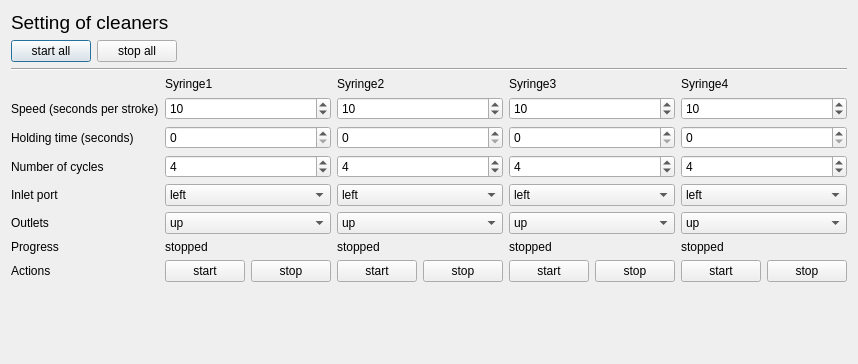
<?xml version="1.0" encoding="UTF-8"?>
<ui version="4.0">
 <class>Dialog</class>
 <widget class="QDialog" name="Dialog">
  <property name="geometry">
   <rect>
    <x>0</x>
    <y>0</y>
    <width>801</width>
    <height>364</height>
   </rect>
  </property>
  <property name="windowTitle">
   <string>Dialog</string>
  </property>
  <layout class="QVBoxLayout" name="verticalLayout">
   <item>
    <widget class="QLabel" name="label">
     <property name="sizePolicy">
      <sizepolicy hsizetype="Preferred" vsizetype="Fixed">
       <horstretch>0</horstretch>
       <verstretch>0</verstretch>
      </sizepolicy>
     </property>
     <property name="font">
      <font>
       <pointsize>14</pointsize>
       <weight>50</weight>
       <bold>false</bold>
      </font>
     </property>
     <property name="text">
      <string>Setting of cleaners</string>
     </property>
    </widget>
   </item>
   <item>
    <layout class="QHBoxLayout" name="horizontalLayout">
     <item>
      <widget class="QPushButton" name="pushButton_start_all">
       <property name="sizePolicy">
        <sizepolicy hsizetype="Fixed" vsizetype="Fixed">
         <horstretch>0</horstretch>
         <verstretch>0</verstretch>
        </sizepolicy>
       </property>
       <property name="text">
        <string>start all</string>
       </property>
      </widget>
     </item>
     <item>
      <widget class="QPushButton" name="pushButton_stop_all">
       <property name="sizePolicy">
        <sizepolicy hsizetype="Fixed" vsizetype="Fixed">
         <horstretch>0</horstretch>
         <verstretch>0</verstretch>
        </sizepolicy>
       </property>
       <property name="text">
        <string>stop all</string>
       </property>
      </widget>
     </item>
     <item>
      <spacer name="horizontalSpacer">
       <property name="orientation">
        <enum>Qt::Horizontal</enum>
       </property>
       <property name="sizeHint" stdset="0">
        <size>
         <width>40</width>
         <height>20</height>
        </size>
       </property>
      </spacer>
     </item>
    </layout>
   </item>
   <item>
    <widget class="Line" name="line">
     <property name="orientation">
      <enum>Qt::Horizontal</enum>
     </property>
    </widget>
   </item>
   <item>
    <layout class="QGridLayout" name="gridLayout">
     <item row="3" column="0">
      <widget class="QLabel" name="label_8">
       <property name="text">
        <string>Number of cycles</string>
       </property>
      </widget>
     </item>
     <item row="7" column="0">
      <widget class="QLabel" name="label_11">
       <property name="text">
        <string>Actions</string>
       </property>
      </widget>
     </item>
     <item row="2" column="0">
      <widget class="QLabel" name="label_7">
       <property name="text">
        <string>Holding time (seconds)</string>
       </property>
      </widget>
     </item>
     <item row="5" column="0">
      <widget class="QLabel" name="label_10">
       <property name="text">
        <string>Outlets</string>
       </property>
      </widget>
     </item>
     <item row="4" column="0">
      <widget class="QLabel" name="label_9">
       <property name="text">
        <string>Inlet port</string>
       </property>
      </widget>
     </item>
     <item row="0" column="1">
      <widget class="QLabel" name="label_3">
       <property name="text">
        <string>Syringe1</string>
       </property>
      </widget>
     </item>
     <item row="0" column="2">
      <widget class="QLabel" name="label_4">
       <property name="text">
        <string>Syringe2</string>
       </property>
      </widget>
     </item>
     <item row="0" column="3">
      <widget class="QLabel" name="label_5">
       <property name="text">
        <string>Syringe3</string>
       </property>
      </widget>
     </item>
     <item row="0" column="4">
      <widget class="QLabel" name="label_2">
       <property name="text">
        <string>Syringe4</string>
       </property>
      </widget>
     </item>
     <item row="1" column="0">
      <widget class="QLabel" name="label_6">
       <property name="text">
        <string>Speed (seconds per stroke)</string>
       </property>
      </widget>
     </item>
     <item row="6" column="0">
      <widget class="QLabel" name="label_12">
       <property name="text">
        <string>Progress</string>
       </property>
      </widget>
     </item>
     <item row="7" column="1">
      <layout class="QHBoxLayout" name="horizontalLayout_2">
       <item>
        <widget class="QPushButton" name="pushButton_start_syringe_1">
         <property name="text">
          <string>start</string>
         </property>
        </widget>
       </item>
       <item>
        <widget class="QPushButton" name="pushButton_stop_syringe_1">
         <property name="text">
          <string>stop</string>
         </property>
        </widget>
       </item>
      </layout>
     </item>
     <item row="7" column="2">
      <layout class="QHBoxLayout" name="horizontalLayout_3">
       <item>
        <widget class="QPushButton" name="pushButton_start_syringe_2">
         <property name="text">
          <string>start</string>
         </property>
        </widget>
       </item>
       <item>
        <widget class="QPushButton" name="pushButton_stop_syringe_2">
         <property name="text">
          <string>stop</string>
         </property>
        </widget>
       </item>
      </layout>
     </item>
     <item row="7" column="3">
      <layout class="QHBoxLayout" name="horizontalLayout_4">
       <item>
        <widget class="QPushButton" name="pushButton_start_syringe_3">
         <property name="text">
          <string>start</string>
         </property>
        </widget>
       </item>
       <item>
        <widget class="QPushButton" name="pushButton_stop_syringe_3">
         <property name="text">
          <string>stop</string>
         </property>
        </widget>
       </item>
      </layout>
     </item>
     <item row="7" column="4">
      <layout class="QHBoxLayout" name="horizontalLayout_5">
       <item>
        <widget class="QPushButton" name="pushButton_start_syringe_4">
         <property name="text">
          <string>start</string>
         </property>
        </widget>
       </item>
       <item>
        <widget class="QPushButton" name="pushButton_stop_syringe_4">
         <property name="text">
          <string>stop</string>
         </property>
        </widget>
       </item>
      </layout>
     </item>
     <item row="1" column="1">
      <widget class="QSpinBox" name="spinBox_speed_syringe_1">
       <property name="minimum">
        <number>5</number>
       </property>
       <property name="maximum">
        <number>10000</number>
       </property>
       <property name="value">
        <number>10</number>
       </property>
      </widget>
     </item>
     <item row="1" column="2">
      <widget class="QSpinBox" name="spinBox_speed_syringe_2">
       <property name="minimum">
        <number>5</number>
       </property>
       <property name="maximum">
        <number>10000</number>
       </property>
       <property name="value">
        <number>10</number>
       </property>
      </widget>
     </item>
     <item row="1" column="3">
      <widget class="QSpinBox" name="spinBox_speed_syringe_3">
       <property name="minimum">
        <number>5</number>
       </property>
       <property name="maximum">
        <number>10000</number>
       </property>
       <property name="value">
        <number>10</number>
       </property>
      </widget>
     </item>
     <item row="1" column="4">
      <widget class="QSpinBox" name="spinBox_speed_syringe_4">
       <property name="minimum">
        <number>5</number>
       </property>
       <property name="maximum">
        <number>10000</number>
       </property>
       <property name="value">
        <number>10</number>
       </property>
      </widget>
     </item>
     <item row="2" column="1">
      <widget class="QSpinBox" name="spinBox_hold_time_syringe_1">
       <property name="maximum">
        <number>10000</number>
       </property>
      </widget>
     </item>
     <item row="2" column="2">
      <widget class="QSpinBox" name="spinBox_hold_time_syringe_2">
       <property name="maximum">
        <number>10000</number>
       </property>
      </widget>
     </item>
     <item row="2" column="3">
      <widget class="QSpinBox" name="spinBox_hold_time_syringe_3">
       <property name="maximum">
        <number>10000</number>
       </property>
      </widget>
     </item>
     <item row="2" column="4">
      <widget class="QSpinBox" name="spinBox_hold_time_syringe_4">
       <property name="maximum">
        <number>10000</number>
       </property>
      </widget>
     </item>
     <item row="3" column="1">
      <widget class="QSpinBox" name="spinBox_cycles_syringe_1">
       <property name="minimum">
        <number>1</number>
       </property>
       <property name="value">
        <number>4</number>
       </property>
      </widget>
     </item>
     <item row="3" column="2">
      <widget class="QSpinBox" name="spinBox_cycles_syringe_2">
       <property name="minimum">
        <number>1</number>
       </property>
       <property name="value">
        <number>4</number>
       </property>
      </widget>
     </item>
     <item row="3" column="3">
      <widget class="QSpinBox" name="spinBox_cycles_syringe_3">
       <property name="minimum">
        <number>1</number>
       </property>
       <property name="value">
        <number>4</number>
       </property>
      </widget>
     </item>
     <item row="3" column="4">
      <widget class="QSpinBox" name="spinBox_cycles_syringe_4">
       <property name="minimum">
        <number>1</number>
       </property>
       <property name="value">
        <number>4</number>
       </property>
      </widget>
     </item>
     <item row="4" column="1">
      <widget class="QComboBox" name="comboBox_inlet_port_syringe_1">
       <item>
        <property name="text">
         <string>left</string>
        </property>
       </item>
       <item>
        <property name="text">
         <string>right</string>
        </property>
       </item>
       <item>
        <property name="text">
         <string>up</string>
        </property>
       </item>
      </widget>
     </item>
     <item row="4" column="2">
      <widget class="QComboBox" name="comboBox_inlet_port_syringe_2">
       <item>
        <property name="text">
         <string>left</string>
        </property>
       </item>
       <item>
        <property name="text">
         <string>right</string>
        </property>
       </item>
       <item>
        <property name="text">
         <string>up</string>
        </property>
       </item>
      </widget>
     </item>
     <item row="4" column="3">
      <widget class="QComboBox" name="comboBox_inlet_port_syringe_3">
       <item>
        <property name="text">
         <string>left</string>
        </property>
       </item>
       <item>
        <property name="text">
         <string>right</string>
        </property>
       </item>
       <item>
        <property name="text">
         <string>up</string>
        </property>
       </item>
      </widget>
     </item>
     <item row="4" column="4">
      <widget class="QComboBox" name="comboBox_inlet_port_syringe_4">
       <item>
        <property name="text">
         <string>left</string>
        </property>
       </item>
       <item>
        <property name="text">
         <string>right</string>
        </property>
       </item>
       <item>
        <property name="text">
         <string>up</string>
        </property>
       </item>
      </widget>
     </item>
     <item row="5" column="1">
      <widget class="QComboBox" name="comboBox_outlet_port_syringe_1">
       <item>
        <property name="text">
         <string>up</string>
        </property>
       </item>
       <item>
        <property name="text">
         <string>right</string>
        </property>
       </item>
       <item>
        <property name="text">
         <string>both</string>
        </property>
       </item>
      </widget>
     </item>
     <item row="5" column="2">
      <widget class="QComboBox" name="comboBox_outlet_port_syringe_2">
       <item>
        <property name="text">
         <string>up</string>
        </property>
       </item>
       <item>
        <property name="text">
         <string>right</string>
        </property>
       </item>
       <item>
        <property name="text">
         <string>both</string>
        </property>
       </item>
      </widget>
     </item>
     <item row="5" column="3">
      <widget class="QComboBox" name="comboBox_outlet_port_syringe_3">
       <item>
        <property name="text">
         <string>up</string>
        </property>
       </item>
       <item>
        <property name="text">
         <string>right</string>
        </property>
       </item>
       <item>
        <property name="text">
         <string>both</string>
        </property>
       </item>
      </widget>
     </item>
     <item row="5" column="4">
      <widget class="QComboBox" name="comboBox_outlet_port_syringe_4">
       <item>
        <property name="text">
         <string>up</string>
        </property>
       </item>
       <item>
        <property name="text">
         <string>right</string>
        </property>
       </item>
       <item>
        <property name="text">
         <string>both</string>
        </property>
       </item>
      </widget>
     </item>
     <item row="6" column="1">
      <widget class="QLabel" name="label_progress_syringe_1">
       <property name="text">
        <string>stopped</string>
       </property>
      </widget>
     </item>
     <item row="6" column="2">
      <widget class="QLabel" name="label_progress_syringe_2">
       <property name="text">
        <string>stopped</string>
       </property>
      </widget>
     </item>
     <item row="6" column="3">
      <widget class="QLabel" name="label_progress_syringe_3">
       <property name="text">
        <string>stopped</string>
       </property>
      </widget>
     </item>
     <item row="6" column="4">
      <widget class="QLabel" name="label_progress_syringe_4">
       <property name="text">
        <string>stopped</string>
       </property>
      </widget>
     </item>
    </layout>
   </item>
   <item>
    <spacer name="verticalSpacer">
     <property name="orientation">
      <enum>Qt::Vertical</enum>
     </property>
     <property name="sizeHint" stdset="0">
      <size>
       <width>20</width>
       <height>40</height>
      </size>
     </property>
    </spacer>
   </item>
  </layout>
 </widget>
 <resources/>
 <connections/>
</ui>
